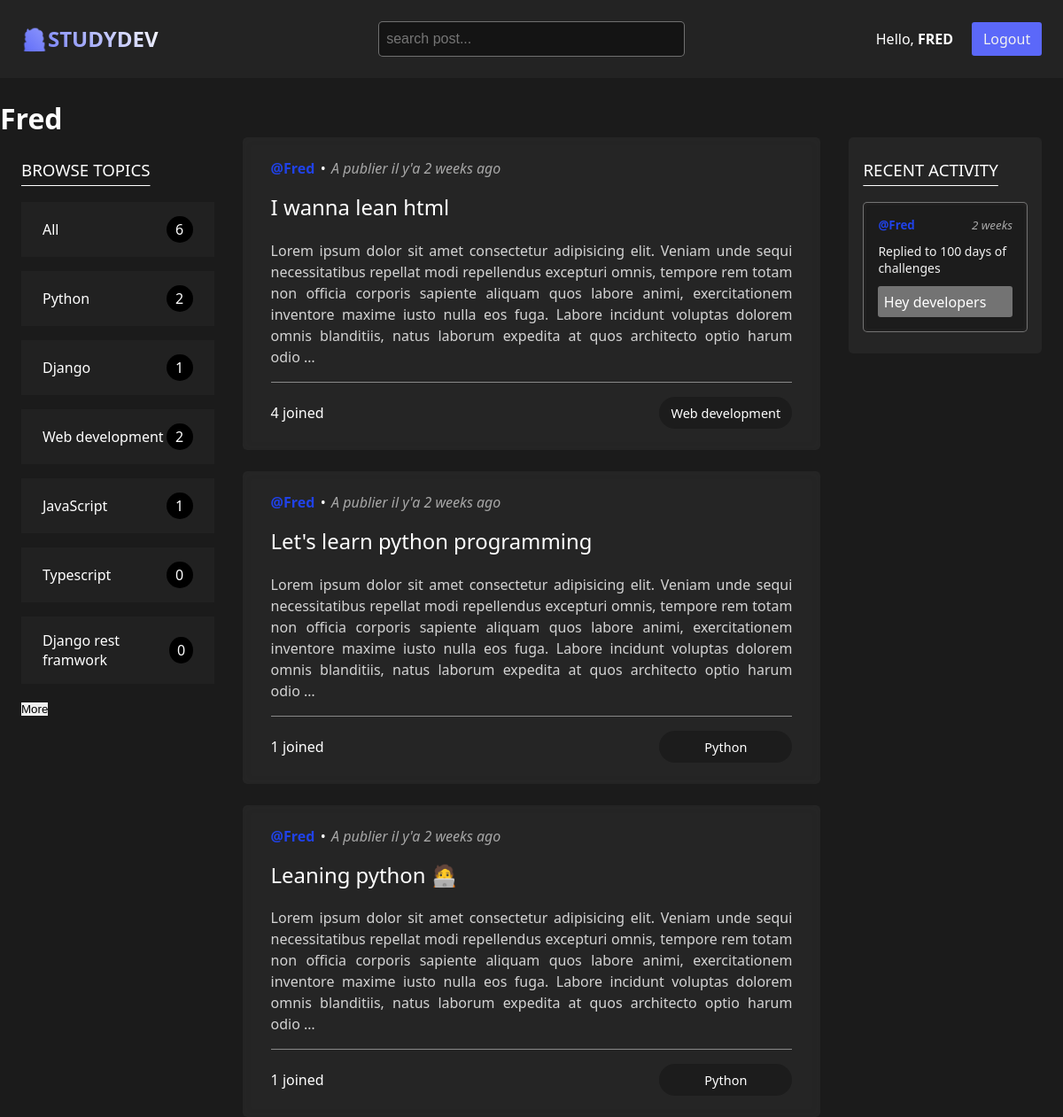
/profile/2/ (signed in), run on the app's committed database.
### base/models.py (models this page shows, shortened)
class Topic(models.Model):
	objects = None
	name = models.CharField(max_length=200)

class Room(models.Model):
	objects = None
	host = models.ForeignKey(User, on_delete=models.SET_NULL, null=True)
	topic = models.ForeignKey(Topic, on_delete=models.SET_NULL, null=True)
	name = models.CharField(max_length=200)
	description = models.TextField(null=True, blank=True)
	participants = models.ManyToManyField(User, related_name='participants', blank=True)
	updated = models.DateTimeField(auto_now=True)
	created = models.DateTimeField(auto_now_add=True)
	class Meta:
		ordering = ['-updated', '-created']
	def __str__(self):
		return self.name

class Message(models.Model):
	objects = None
	user = models.ForeignKey(User, on_delete=models.CASCADE)
	room = models.ForeignKey(Room, on_delete=models.CASCADE)
	body = models.TextField()
	updated = models.DateTimeField(auto_now=True)
	created = models.DateTimeField(auto_now_add=True)
	class Meta:
		ordering = ['-updated', '-created']
	def __str__(self):
		return self.body[0:50]

### base/views.py (the view)
# urls.py: path('profile/<str:pk>/', views.userProfile, name="user_profile"),
def userProfile(request, pk):
    user = User.objects.get(id=pk)
    rooms = user.room_set.all()
    room_messages = user.message_set.all()
    topic = Topic.objects.all()
    topic_count = len(topic)
    context = {'user': user, 'rooms': rooms,
               'room_messages': room_messages, 'topics': topic, 'topic_count': topic_count}
    return render(request, 'base/profile.html', context)

### base/templates/base/profile.html (shortened to what this page needs)
{% extends 'main.html' %}
{% block content %}
<h1>{{user.username}}</h1>
<div class="profile_container ">
    <div class="sidebar">{% include 'base/topics_component.html' %}</div>
    <div class="feed">
        {% include 'base/feed_component.html' %}
    </div>
    <div class="activity">
        {% include 'base/activity_component.html' %}
    </div>
</div>
{% endblock content %}

### templates/navbar.html
<nav class="nav-bar">
  <a aria-label="logo" href='/' class="logo">
    <h1>🧑‍💻STUDYDEV</h1>
  </a>
  <form method='GET' action="{% url 'home' %}">
    <input type='text' name='q' placeholder='search post...' autocomplete='off'/>
  </form>
  <div class="nav-right">
    {% if request.user.is_authenticated %}
   <p>Hello, <span>{{request.user}}</span></p>
  <a class="btn-logout" aria-label="button logout" href="{% url 'logout' %}">Logout</a>
  {% else %}
    <a class="btn-login" aria-label="button login" href="{% url 'login' %}">Login</a>
  {% endif %}
  </div>
</nav>

### base/templates/base/topics_component.html
<h3 class="title-topics">Browse Topics</h3>
<div class="topic-item">
	<a href="{% url 'home' %}">
		<span>All</span>
		<span>{{topics.count}}</span>
	</a>
	{% for topic in topics %}
	<a href="{% url 'home' %}?q={{topic.name}}">
		<span>{{topic.name}}  </span>
		<span>{{topic.room_set.all.count}}</span>
	</a>
	{% endfor %}
	<button class="more"><span>More</span></button>
</div>

### base/templates/base/feed_component.html
{% for room in rooms %}
<div class="feed-item">
	<div class="feed-item-header">
		<a class="user-name" href="{% url 'user_profile' room.host.id %}"
			>@{{room.host.username}}
		</a>
		&bullet;
		<p>A publier il y'a {{room.created|timesince}} ago</p>
	</div>
	<div class="feed-item-body">
		<h5>
			<a href="{% url 'room' room.id  %}">{{room.name}}</a>
		</h5>
		<p>{{room.description | truncatewords:50}}</p>
	</div>
	<div class="feed-item-footer">
		<div>
			<span>{{room.participants.all.count}} joined</span>
		</div>
		<small>{{room.topic.name}}</small>
	</div>
</div>
{% endfor %}

### base/templates/base/activity_component.html
<h3 class="activity-title">Recent activity</h3>
{% for message in room_messages %}
<div class="message">
	<small>
		<a class="user-name" href="{% url 'user_profile' message.user.id %}">
			@{{message.user}}
		</a>
		<span class="created-time">{{message.created|timesince}}</span>
	</small>
	<a class="message-room" href="{% url 'room' message.user.id %}">replied to {{message.room}}</a>
	<p>{{message | truncatewords:6}}</p>
</div>
{% endfor %}

### base/templates/base/profile.html (style rules this page uses)
.profile_container { display:grid; grid-template-columns: 1fr 3fr 1fr; gap:2rem; padding: 0 1.5rem; }

### data on the page
Topic: name "Python", room_set.all.count "2"
Topic: name "Django", room_set.all.count "1"
Topic: name "Web development", room_set.all.count "2"
Topic: name "JavaScript", room_set.all.count "1"
Topic: name "Typescript", room_set.all.count "0"
Topic: name "Django rest framwork", room_set.all.count "0"
Room: host.username "Fred", created "2 weeks", name "I wanna lean html", description "Lorem ipsum dolor sit amet consectetur adipisicing elit. Veniam unde sequi necessitatibus repellat modi repellendus excepturi omnis, tempore rem totam non officia corporis sapiente aliquam quos labore animi, exercitationem inventore maxime iusto nulla eos fuga. Labore incidunt voluptas dolorem omnis blanditiis, natus laborum expedita at quos architecto optio harum odio …", participants.all.count "4", topic.name "Web development"
Room: host.username "Fred", created "2 weeks", name "Let's learn python programming", description "Lorem ipsum dolor sit amet consectetur adipisicing elit. Veniam unde sequi necessitatibus repellat modi repellendus excepturi omnis, tempore rem totam non officia corporis sapiente aliquam quos labore animi, exercitationem inventore maxime iusto nulla eos fuga. Labore incidunt voluptas dolorem omnis blanditiis, natus laborum expedita at quos architecto optio harum odio …", participants.all.count "1", topic.name "Python"
Room: host.username "Fred", created "2 weeks", name "Leaning python 🧑‍💻", description "Lorem ipsum dolor sit amet consectetur adipisicing elit. Veniam unde sequi necessitatibus repellat modi repellendus excepturi omnis, tempore rem totam non officia corporis sapiente aliquam quos labore animi, exercitationem inventore maxime iusto nulla eos fuga. Labore incidunt voluptas dolorem omnis blanditiis, natus laborum expedita at quos architecto optio harum odio …", participants.all.count "1", topic.name "Python"
Message: user "Fred", created "2 weeks", room "100 days of challenges", body "Hey developers"

### other printed values
{{ request.user }} "FRED"
{{ user.username }} "Fred"
{{ topics.count }} "6"
